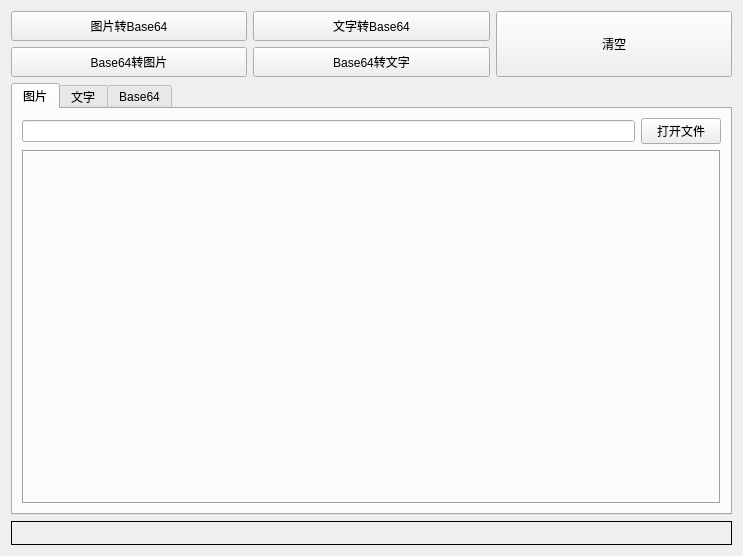
<?xml version="1.0" encoding="UTF-8"?>
<ui version="4.0">
 <class>HBase64ConvertWidget</class>
 <widget class="QWidget" name="HBase64ConvertWidget">
  <property name="geometry">
   <rect>
    <x>0</x>
    <y>0</y>
    <width>743</width>
    <height>556</height>
   </rect>
  </property>
  <property name="windowTitle">
   <string>Form</string>
  </property>
  <layout class="QGridLayout" name="gridLayout">
   <item row="0" column="2" rowspan="2">
    <widget class="QPushButton" name="pushButton_5">
     <property name="sizePolicy">
      <sizepolicy hsizetype="Minimum" vsizetype="Expanding">
       <horstretch>0</horstretch>
       <verstretch>0</verstretch>
      </sizepolicy>
     </property>
     <property name="text">
      <string>清空</string>
     </property>
    </widget>
   </item>
   <item row="1" column="1">
    <widget class="QPushButton" name="pushButton_4">
     <property name="minimumSize">
      <size>
       <width>0</width>
       <height>30</height>
      </size>
     </property>
     <property name="text">
      <string>Base64转文字</string>
     </property>
    </widget>
   </item>
   <item row="1" column="0">
    <widget class="QPushButton" name="pushButton_2">
     <property name="minimumSize">
      <size>
       <width>0</width>
       <height>30</height>
      </size>
     </property>
     <property name="text">
      <string>Base64转图片</string>
     </property>
    </widget>
   </item>
   <item row="0" column="1">
    <widget class="QPushButton" name="pushButton_3">
     <property name="minimumSize">
      <size>
       <width>0</width>
       <height>30</height>
      </size>
     </property>
     <property name="text">
      <string>文字转Base64</string>
     </property>
    </widget>
   </item>
   <item row="0" column="0">
    <widget class="QPushButton" name="pushButton_1">
     <property name="minimumSize">
      <size>
       <width>0</width>
       <height>30</height>
      </size>
     </property>
     <property name="text">
      <string>图片转Base64</string>
     </property>
    </widget>
   </item>
   <item row="2" column="0" colspan="3">
    <widget class="QTabWidget" name="tabWidget">
     <property name="currentIndex">
      <number>0</number>
     </property>
     <widget class="QWidget" name="tab_1">
      <attribute name="title">
       <string>图片</string>
      </attribute>
      <layout class="QGridLayout" name="gridLayout_2">
       <item row="0" column="0">
        <widget class="QLineEdit" name="lineEdit_1"/>
       </item>
       <item row="0" column="1">
        <widget class="QPushButton" name="pushButton_6">
         <property name="text">
          <string>打开文件</string>
         </property>
        </widget>
       </item>
       <item row="1" column="0" colspan="2">
        <widget class="QLabel" name="label_1">
         <property name="frameShape">
          <enum>QFrame::Box</enum>
         </property>
         <property name="frameShadow">
          <enum>QFrame::Sunken</enum>
         </property>
        </widget>
       </item>
      </layout>
     </widget>
     <widget class="QWidget" name="tab_2">
      <attribute name="title">
       <string>文字</string>
      </attribute>
      <layout class="QGridLayout" name="gridLayout_3">
       <item row="0" column="0">
        <widget class="QTextEdit" name="textEdit_1"/>
       </item>
      </layout>
     </widget>
     <widget class="QWidget" name="tab_3">
      <attribute name="title">
       <string>Base64</string>
      </attribute>
      <layout class="QGridLayout" name="gridLayout_4">
       <item row="0" column="0">
        <widget class="QTextEdit" name="textEdit_2"/>
       </item>
      </layout>
     </widget>
    </widget>
   </item>
   <item row="3" column="0" colspan="3">
    <widget class="QLabel" name="label_2">
     <property name="minimumSize">
      <size>
       <width>0</width>
       <height>24</height>
      </size>
     </property>
     <property name="frameShape">
      <enum>QFrame::Box</enum>
     </property>
     <property name="frameShadow">
      <enum>QFrame::Plain</enum>
     </property>
    </widget>
   </item>
  </layout>
 </widget>
 <resources/>
 <connections/>
</ui>
